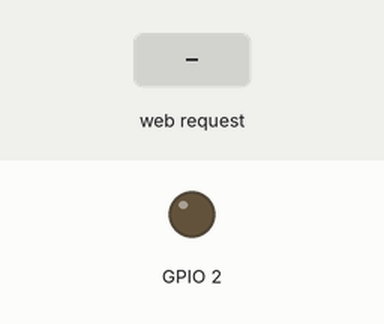
Bench run of a sketch on a simulated ESP8266 (NodeMCU). Parts: output pins drawn as LEDs (lit = HIGH). Dashed ring = blinking. Inputs (shaded band) come from the test bench. WiFi joins after 1.5 s; servers stay silent unless stated; what the sketch prints to the serial monitor is not drawn.

Above: at 10.8 s.
10.9 s: HTTP request GET /msg received
At 14.3 s:
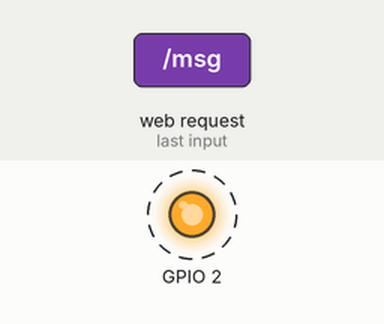
Timing chart, 0 to 22.9 s (numbered marks = the images above; inputs shaded):
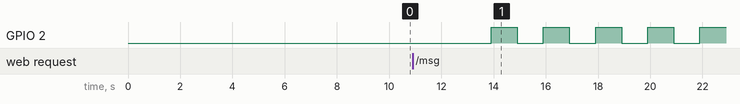

Measured:
- after the input at 10.9 s, GPIO 2: alternates HIGH for 1.0 s and LOW for 1.0 s, starting after 3.0 s

The sketch:

ESPWiFiConfig.ino
```cpp
#include <ESP8266WiFi.h>
#include <ESP8266WebServer.h>

#define AUTOCONNECT 1

const char WiFiAPPSK[] = "thereisnospoon";                // for demo perposes hardcode password
ESP8266WebServer server(80);                              // HTTP server will listen at port


String form =
"<!DOCTYPE html>"
"<html>"
"<body>"
"<p>"
"<center>"
"<h1>Jacob's SoftAP WiFi setup Demo </h1>"
"<form action=\"msg\">"
"SSID: <input type=\"text\" name=\"SSID\"><br>"
"PASSWORD: <input type=\"text\" name=\"Password\"><br>"
"<input type=\"submit\" value=\"Submit\">"
"</form>"

"<p>Click the \"Submit\" button and the ESP8266 will try to connect to SSID given.</p>"
"</body>"
"</html>";


int testWifi(void);     //autoconnect to last network
void setupAP(void);     //setup softAP
void handle_msg(void);  //handle_msg callback for dealing with html pages


void setup() {
  // put your setup code here, to run once:
  Serial.begin(115200);
  pinMode(BUILTIN_LED, OUTPUT);     // Initialize the BUILTIN_LED pin as an output
  delay(10);
  Serial.println("Startup");
  if ( AUTOCONNECT) {
    testWifi();
  }
  if(WiFi.status() != WL_CONNECTED){
    Serial.println("");
    Serial.println("Connection timed out or Autoconnect not enabled, opening AP");
    setupAP();

   }

  Serial.println(WiFi.SSID());
  Serial.println(WiFi.localIP());

}

void loop() {
  // put your main code here, to run repeatedly:
  digitalWrite(BUILTIN_LED, LOW);
  delay(1000);
  digitalWrite(BUILTIN_LED, HIGH);
  delay(1000);
}


int testWifi(void) {
  long Timeout = (millis() + 10000);
  //WiFi.printDiag(Serial);             //Uncomment this line to see the printed network details

  Serial.print("Waiting for Wifi to connect. ");
  while (millis() < Timeout){
    delay(500);
    Serial.print(".");
    if (WiFi.status() == WL_CONNECTED) {
      Serial.println("");
      Serial.println("WiFi connected.");
      return(1);
    }
  }
  return(0);
}

void setupAP(void){
  uint8_t mac[WL_MAC_ADDR_LENGTH];
  WiFi.mode(WIFI_STA);
  WiFi.disconnect();
  WiFi.softAPmacAddress(mac);

  String macID = String(mac[WL_MAC_ADDR_LENGTH - 2], HEX) +
                 String(mac[WL_MAC_ADDR_LENGTH - 1], HEX);

  macID.toUpperCase();

  macID.toUpperCase();
  String AP_NameString = "ESP8266-" + macID;

  char AP_NameChar[AP_NameString.length() + 1];
  memset(AP_NameChar, 0, AP_NameString.length() + 1);

  for (int i=0; i<AP_NameString.length(); i++)
    AP_NameChar[i] = AP_NameString.charAt(i);

  WiFi.softAP(AP_NameChar, WiFiAPPSK);
  server.on("/", []()
  {
    server.send(200, "text/html", form);
  });
  server.on("/msg", handle_msg);
  server.begin();
  while(WiFi.status() != WL_CONNECTED){
    server.handleClient();
  }
}

void handle_msg(void){
  String ssid = server.arg("SSID");
  String password = server.arg("Password");
  char __ssid[ssid.length() * sizeof(String)];
  char __password[password.length() * sizeof(String)];

  ssid.toCharArray(__ssid, sizeof(__ssid));
  password.toCharArray(__password, sizeof(__password));

  Serial.println("Connecting to local Wifi"); //Close the AP and connect with new SSID and P/W
  WiFi.softAPdisconnect(true);
  delay(500);
  WiFi.begin(__ssid,__password);
  while (WiFi.status() != WL_CONNECTED) {
    delay(500);
    Serial.print(F("."));
  }
  Serial.println("");
}
```
